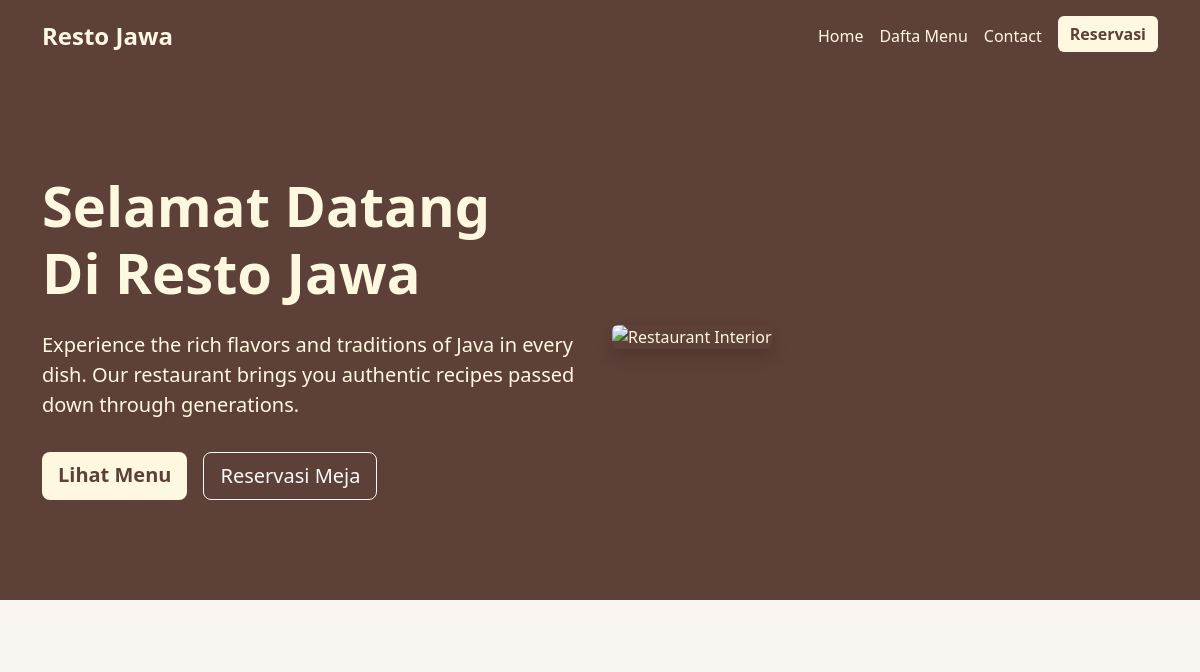
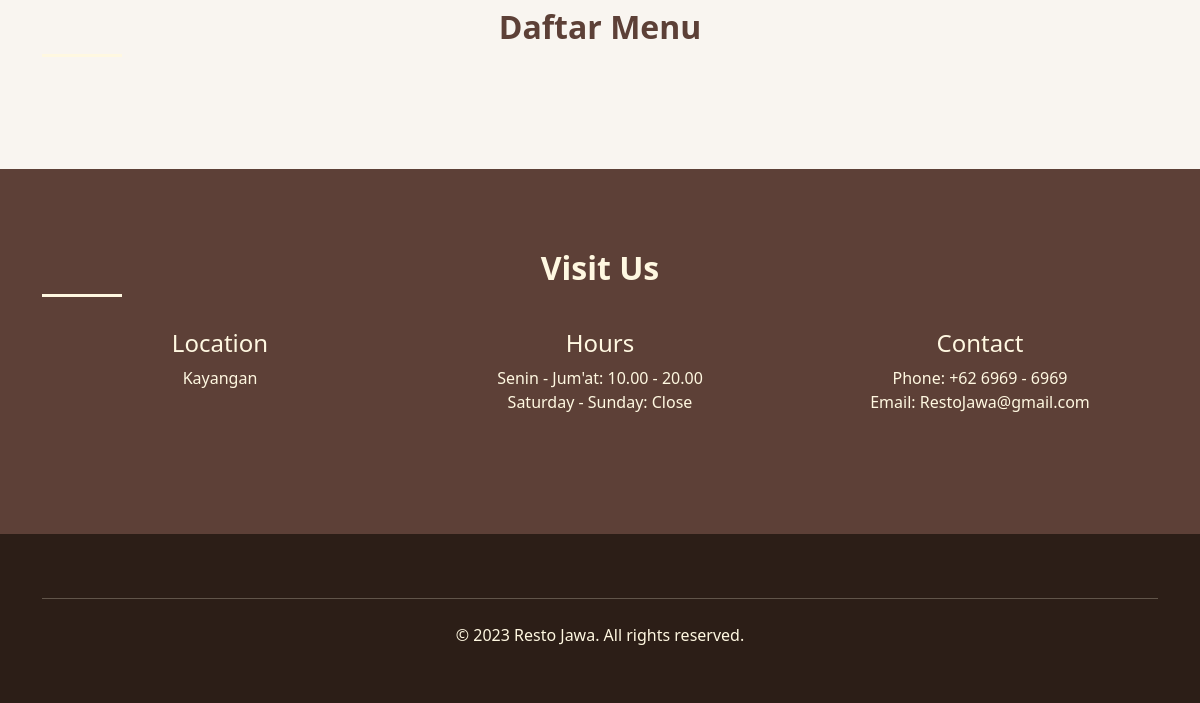
/UserPage/HomePage.php, run on an earlier commit of the app's database (2 pictures, top to bottom).
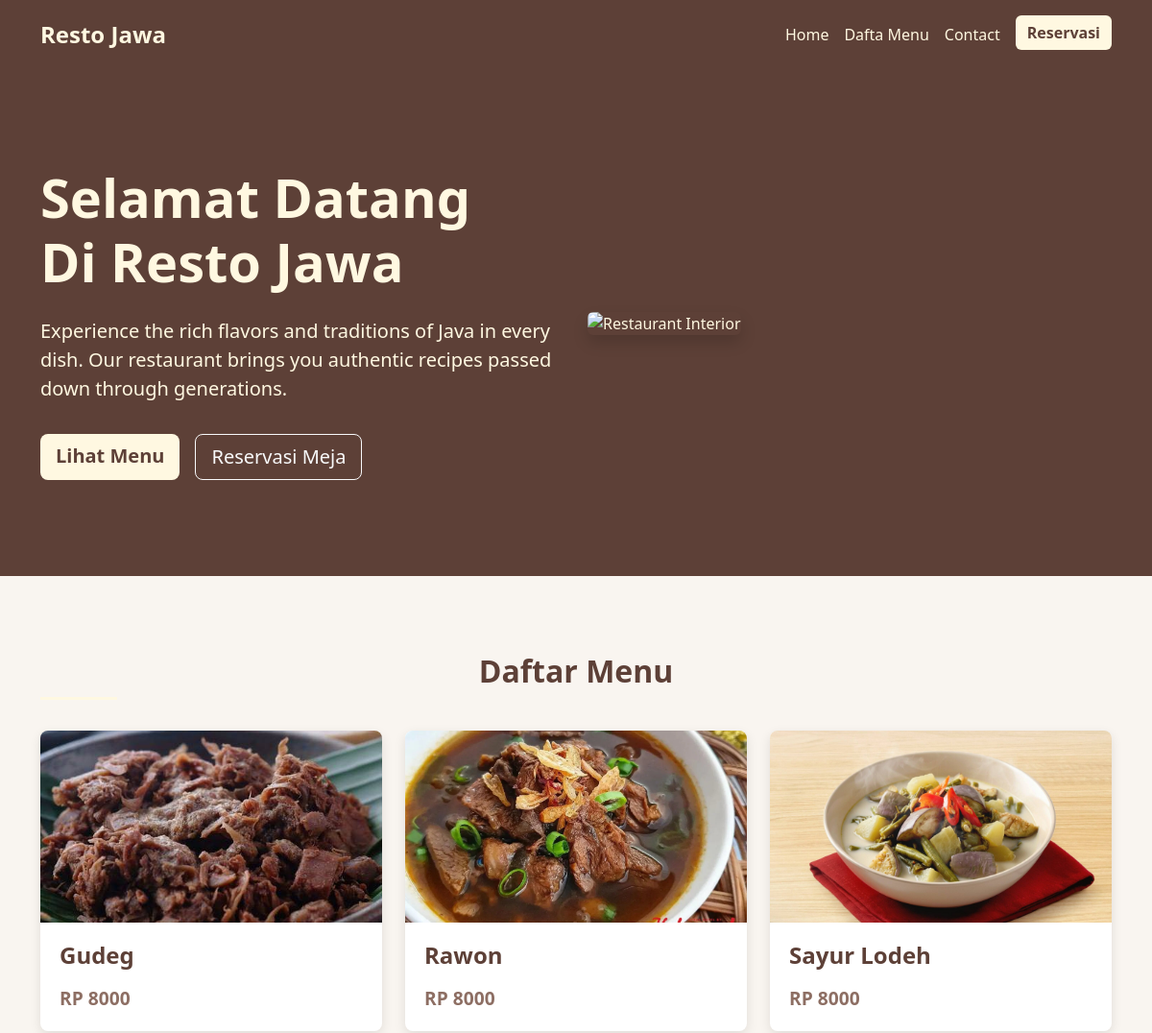
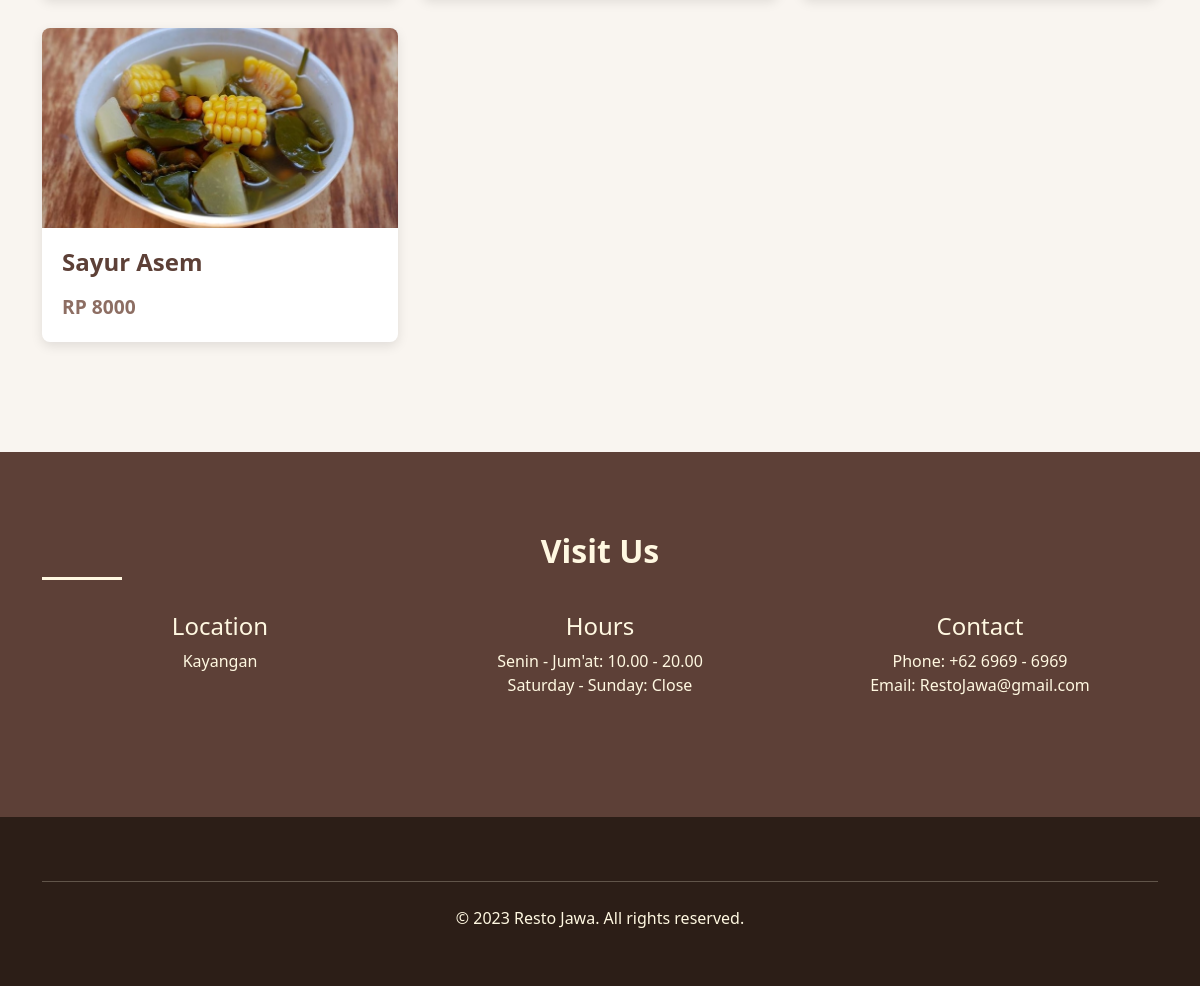
And on a later commit of the database (2 pictures, top to bottom).
### tables this page shows
CREATE TABLE `datalauk` (
  `IDMenu` int(10) NOT NULL,
  `NamaMenu` varchar(30) NOT NULL,
  `HargaMenu` int(9) NOT NULL,
  `GambarMenu` varchar(30) NOT NULL,
  `Kategori` varchar(30) NOT NULL,
  `Stok` int(3) NOT NULL,
  `Deskripsi` text NOT NULL
);

### UserPage/HomePage.php (the view, shortened to what this page needs)
<?php
include "function.php";
$query = "SELECT * FROM datalauk";
$hasil = mysqli_query($koneksidb, $query);
 ?>
<!DOCTYPE html>
<html lang="en">
<head>
    <link href="https://cdn.jsdelivr.net/npm/bootstrap@5.3.0-alpha1/dist/css/bootstrap.min.css" rel="stylesheet">
    <link rel="stylesheet" href="../style/HomePage.css">
</head>
<body class="bodyuser">
    <nav id="usernav" class="navbar navbar-expand-lg navbar-dark sticky-top">
        <div class="container">
            <a class="navbar-brand" href="HomePage.php">Resto Jawa</a>
            <div class="collapse navbar-collapse" id="navbarNav">
                <ul class="navbar-nav ms-auto">
                    <li class="nav-item">
                        <a class="nav-link" href="#home">Home</a>
                    </li>
                    <li class="nav-item">
                        <a class="nav-link" href="#menu">Dafta Menu</a>
                    </li>
                    <li class="nav-item">
                        <a class="nav-link" href="#contact">Contact</a>
                    </li>
                    <li class="nav-item ms-2">
                        <a class="btn btn-primary" href="Reservasi.php">Reservasi</a>
                    </li>
                </ul>
            </div>
        </div>
    </nav>
    <section class="hero-section" id="home">
        <div class="container">
            <div class="row align-items-center">
                <div class="col-lg-6">
                    <h1 class="hero-title">Selamat Datang<br>Di Resto Jawa</h1>
                    <p class="hero-subtitle">Experience the rich flavors and traditions of Java in every dish. Our restaurant brings you authentic recipes passed down through generations.</p>
                    <div class="d-flex flex-wrap gap-3">
                        <a href="#menu" class="btn btn-primary btn-lg">Lihat Menu</a>
                        <a href="Reservasi.php" class="btn btn-outline-light btn-lg">Reservasi Meja</a>
                    </div>
                </div>
                <div class="col-lg-6">
                    <img src="https://asset.kompas.com/crops/W4Rk5gx31HtfLjHYLSG4-cWrYU0=/0x0:780x390/780x390/data/photo/2012/12/27/1715322-set-memeriksa-goronggorong-780x390.jpg" alt="Restaurant Interior" class="img-fluid rounded shadow">
                </div>
            </div>
        </div>
    </section>
    <section class="menu-section" id="menu">
        <div class="container">
            <h2 class="section-title text-center">Daftar Menu</h2>
            <div class="row">
                <?php
                while($data = mysqli_fetch_assoc($hasil)) {
                    if($data["IDMenu"] == 0) continue;
                ?>
                    <div class='col-md-6 col-lg-4'>
                        <div class='menu-item'>
                            <div class='menu-item-img' style='background-image: url("../img/<?= $data["GambarMenu"]; ?>");'></div>
                            <div class='menu-item-content'>
                                <h4 class='menu-item-title'><?= $data["NamaMenu"]; ?></h4>
                                <div class='d-flex justify-content-between align-items-center mt-3'>
                                    <span class='menu-item-price'>RP <?= $data["HargaMenu"]; ?></span>
                                </div>
                            </div>
                        </div>
                    </div>
                <?php
                }
                ?>
            </div>
        </div>
    </section>
    <section class="contact-section" id="contact">
        <div class="container">
            <h2 class="section-title text-center">Visit Us</h2>
            <div class="row">
                <div class="col-md-4 text-center mb-4">
                    <h4>Location</h4>
                    <p>Kayangan</p>
                </div>
                <div class="col-md-4 text-center mb-4">
                    <h4>Hours</h4>
                    <p>Senin - Jum'at: 10.00 - 20.00<br>Saturday - Sunday: Close</p>
                </div>
                <div class="col-md-4 text-center mb-4">
                    <h4>Contact</h4>
                    <p>Phone: +62 6969 - 6969<br>Email: RestoJawa@gmail.com</p>
                </div>
            </div>
        </div>
    </section>
    <footer class="footer">
        <div class="container">
            <hr class="my-4">
            <div class="text-center">
                <p>&copy; 2023 Resto Jawa. All rights reserved.</p>
            </div>
        </div>
    </footer>
</body>
</html>

### style/HomePage.css (style rules this page uses)
.bodyuser { font-family: 'Segoe UI', Tahoma, Geneva, Verdana, sans-serif; color: #5D4037; }
#usernav { background-color: #5D4037; height: 72px; }
.navbar-brand { color: #FFF8E1 !important; font-weight: bold; font-size: 1.5rem; }
.nav-link { color: #FFF8E1 !important; font-weight: 500; }
.btn-primary { background-color: #FFF8E1; color: #5D4037; border: none; font-weight: 600; }
.hero-section { background-color: #5D4037; color: #FFF8E1; padding: 100px 0; position: relative; overflow: hidden; }
.hero-section::before { content: ''; position: absolute; top: 0; left: 0; right: 0; bottom: 0; background: linear-gradient(rgba(93, 64, 55, 0.8), rgba(93, 64, 55, 0.9)), url('https://images.unsplash.com/photo-1517248135467-4c7edcad34c4?ixlib=rb-4.0.3&ixid=M3wxMjA3fDB8MHxwaG90by1wYWdlfHx8fGVufDB8fHx8fA%3D%3D&auto=format&fit=crop&w=2070&q=80'); background-size: cover; background-position: center; z-index: -1; }
.hero-title { font-size: 3.5rem; font-weight: 700; margin-bottom: 1.5rem; }
.hero-subtitle { font-size: 1.25rem; margin-bottom: 2rem; max-width: 600px; }
.section-title { color: #5D4037; font-weight: 700; margin-bottom: 2rem; position: relative; padding-bottom: 10px; }
.section-title::after { content: ''; position: absolute; bottom: 0; left: 0; width: 80px; height: 3px; background-color: #FFF8E1; }
.menu-section { padding: 80px 0; background-color: #f9f5f0; }
.menu-item { background-color: white; border-radius: 8px; overflow: hidden; box-shadow: 0 4px 12px rgba(0, 0, 0, 0.1); transition: transform 0.3s ease; margin-bottom: 30px; }
.menu-item-img { height: 200px; background-size: cover; background-position: center; }
.menu-item-content { padding: 20px; }
.menu-item-title { font-weight: 600; color: #5D4037; margin-bottom: 10px; }
.menu-item-price { color: #8D6E63; font-weight: 700; font-size: 1.2rem; }
.contact-section { padding: 80px 0; background-color: #5D4037; color: #FFF8E1; }
.contact-section .section-title { color: #FFF8E1; }
.contact-section .section-title::after { background-color: #FFF8E1; }
.footer { background-color: #2c1e17; color: #FFF8E1; padding: 40px 0; }

What changed in the data, as far as the page shows it:
added datalauk: GambarMenu (picture), NamaMenu "Gudeg", HargaMenu "8000"
added datalauk: GambarMenu (picture), NamaMenu "Rawon", HargaMenu "8000"
added datalauk: GambarMenu (picture), NamaMenu "Sayur Lodeh", HargaMenu "8000"
added datalauk: GambarMenu (picture), NamaMenu "Sayur Asem", HargaMenu "8000"
